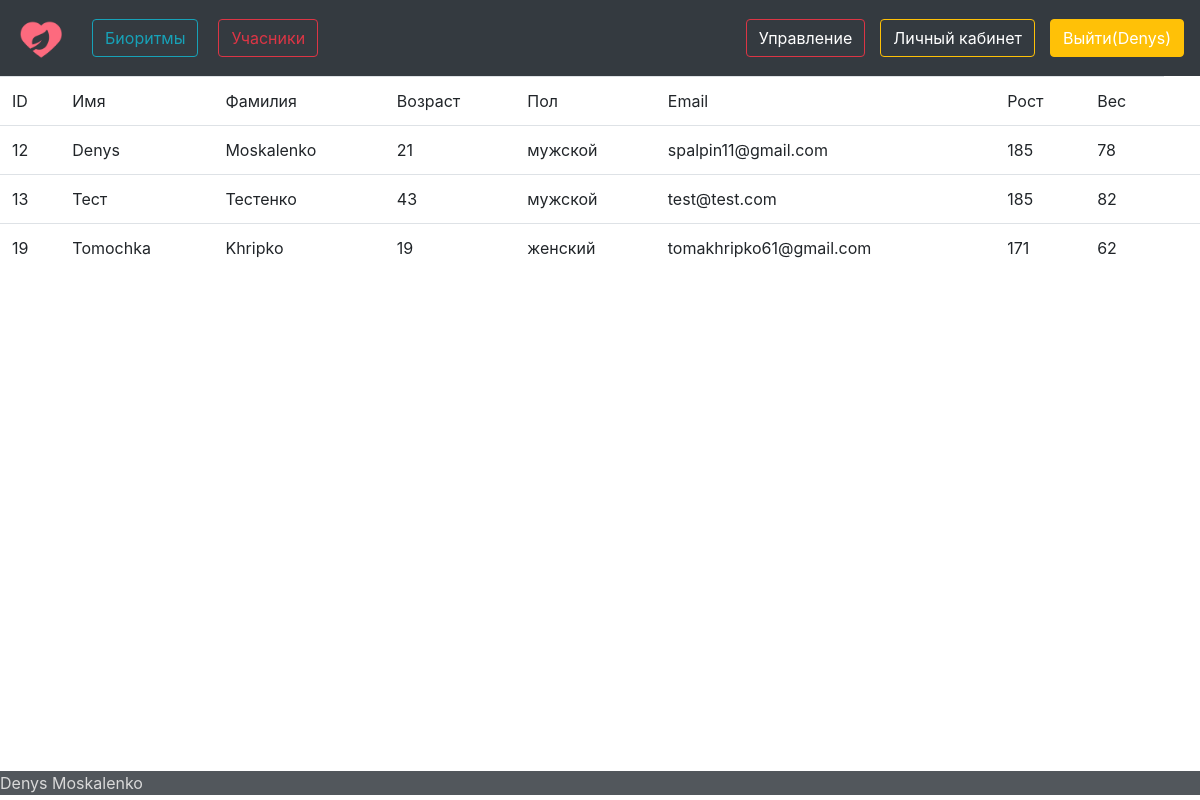
/ivents (signed in), run on an earlier commit of the app's database.
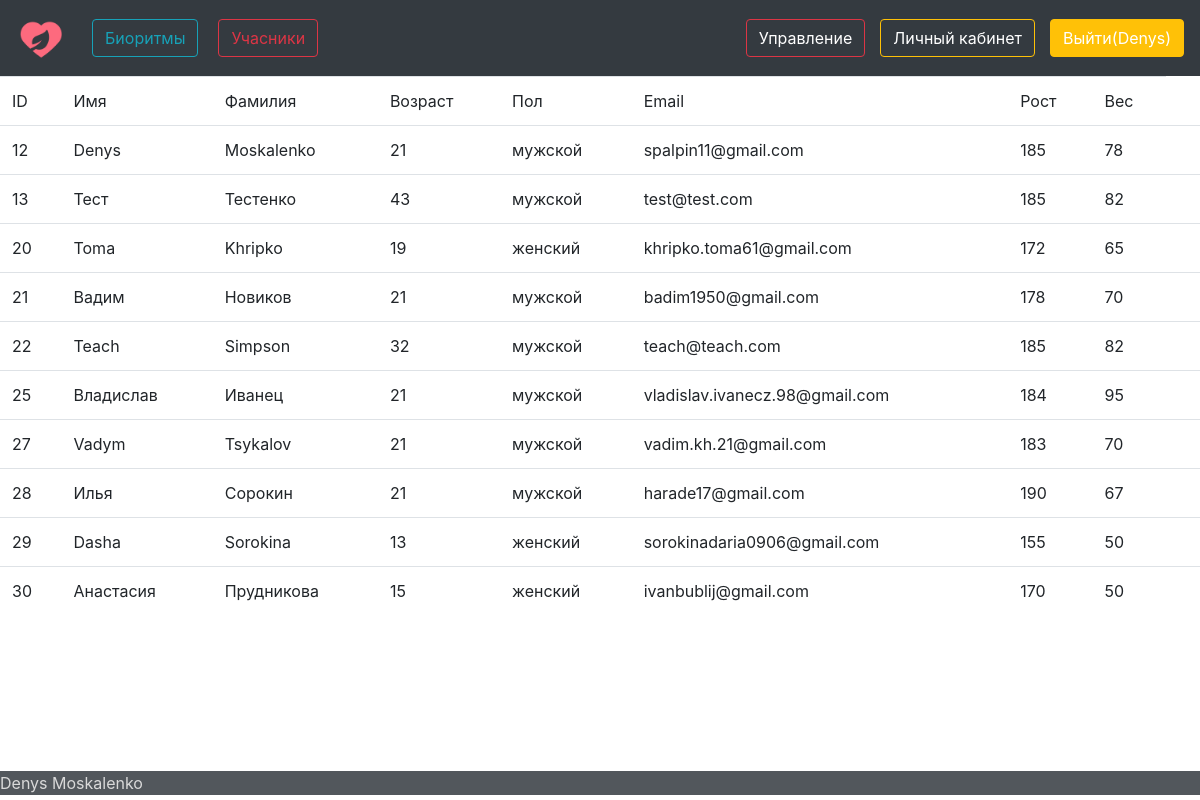
And on a later commit of the database.
### afront/models.py (models this page shows, shortened)
class Human(models.Model):
    name = models.CharField(max_length=50, verbose_name='Имя')
    surname = models.CharField(max_length=50, verbose_name='Фамилия')
    email = models.EmailField(max_length=50)
    phone = models.PositiveSmallIntegerField()
    age = models.PositiveSmallIntegerField()
    genders = (
        ('мужской', 'мужской'),
        ('женский', 'женский'),
    )
    gender = models.CharField(max_length=10, choices=genders)
    height = models.PositiveSmallIntegerField()
    weight = models.PositiveSmallIntegerField()

### afront/views.py (the view)
# urls.py: path('ivents', views.Ivent.as_view()),
class Ivent(TemplateView):
    template_name = 'ivent.html'
    def get(self, request):
        if request.user.is_authenticated:
            all_employees = Human.objects.all()
            ctx = {'all_employees': all_employees,
                   }
            return render(request, self.template_name, ctx)
        else:
            return render(request, self.template_name, {})

### afront/templates/ivent.html (shortened to what this page needs)
{% extends 'main.html' %}
{% block content %}
{% if user.is_authenticated%}
<table class="table table-hover">
 <thead class="thead-dark">
    <tr>
        <td>ID</td>
        <td>Имя</td>
        <td>Фамилия</td>
        <td>Возраст</td>
        <td>Пол</td>
        <td>Email</td>
        <td>Рост</td>
        <td>Вес</td>
    </tr>
  </thead>
  <tbody>
    <tr>
        {% for human in all_employees%}
        <td>{{human.id}}</td>
        <td>{{human.name}}</td>
        <td>{{human.surname}}</td>
        <td>{{human.age}}</td>
        <td>{{human.gender}}</td>
        <td>{{human.email}}</td>
        <td>{{human.height}}</td>
        <td>{{human.weight}}</td>
        <td>{{human.phys}}</td>
    </tr>
  {%endfor%}
  </tbody>
</table>
{%endif%}
{% endblock %}

### afront/templates/main.html (shortened to what this page needs)
<!DOCTYPE html>
 {% load static %}
<html lang="en">
<head>
    <link rel="stylesheet" href="https://stackpath.bootstrapcdn.com/bootstrap/4.4.1/css/bootstrap.min.css"crossorigin="anonymous" >
</head>
<body>
<header>
<nav class="navbar navbar-expand-lg navbar-dark bg-dark">
    <a href="/main" class="navbar-brand">
        <img width ="50" hight="40" alt="logo">
    </a>
{% if user.is_authenticated%}
        <ul class="navbar-nav mr-auto">
            <li class="nav-item"> <a class="btn btn-outline-info" href="/biorythms" role="button">Биоритмы</a>    </li>
            <li class="nav-item"> <a class="btn btn-outline-danger" href="/ivents" role="button">Учасники</a>  </li>
        </ul>
    {% if user.is_superuser%}
        <div class="navbar-text ml-9"  style="margin-right: 15px;">
            <a class="btn btn-outline-danger" href="/reduct" role="button">Управление</a>   </li>
        </div>
    {%endif%}
    <div class="navbar-text ml-9" style="margin-right: 15px;">
            <a class="btn btn-outline-warning" href="/account" role="button">Личный кабинет</a>    </li>
    </div>
    <div class="navbar-text ml-9">
            <a class="btn btn-warning" href="/logout" role="button">Выйти({{user.username}}) </a>    </li>
    </div>
    {%else%}
       <ul class="navbar-nav mr-auto " >
            <li class="nav-item"> <a class="btn btn-success " href="/auth" role="button">Войти</a>    </li>
            <li class="nav-item"> <a class="btn btn-info" href="/register" role="button">Зарегестрироваться</a>  </li>
        </ul>
    {%endif%}
</nav>
</header>
{% block content %}{% endblock %}
<footer class="page-footer font-small  bg-dark  bottom:10px  text" style="opacity: 85%"> Denys Moskalenko</footer>
</body>
</html>

### afront/templates/main.html (style rules this page uses)
nav a { margin-left: 0px; }
body { min-width: 100%; }
ul li { margin:0 10px; margin-bottom: 1px; margin-top: 1px; }
footer { position : fixed; bottom: 5px; color: lightgray; width : 100%; }
body { margin-left: 10px; }

What changed in the data, as far as the page shows it:
removed Human: id "19", name "Tomochka", surname "Khripko", age "19", gender "женский", email "tomakhripko61@gmail.com", height "171", weight "62"
added Human: id "20", name "Toma", surname "Khripko", age "19", gender "женский", email "khripko.toma61@gmail.com", height "172", weight "65"
added Human: id "21", name "Вадим", surname "Новиков", age "21", gender "мужской", email "badim1950@gmail.com", height "178", weight "70"
added Human: id "22", name "Teach", surname "Simpson", age "32", gender "мужской", email "teach@teach.com", height "185", weight "82"
added Human: id "25", name "Владислав", surname "Иванец", age "21", gender "мужской", email "vladislav.ivanecz.98@gmail.com", height "184", weight "95"
added Human: id "27", name "Vadym", surname "Tsykalov", age "21", gender "мужской", email "vadim.kh.21@gmail.com", height "183", weight "70"
added Human: id "28", name "Илья", surname "Сорокин", age "21", gender "мужской", email "harade17@gmail.com", height "190", weight "67"
added Human: id "29", name "Dasha", surname "Sorokina", age "13", gender "женский", email "sorokinadaria0906@gmail.com", height "155", weight "50"
added Human: id "30", name "Анастасия", surname "Прудникова", age "15", gender "женский", email "ivanbublij@gmail.com", height "170", weight "50"
